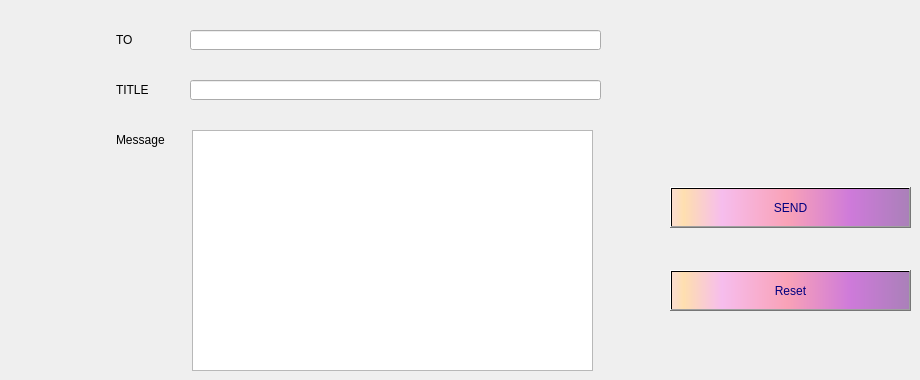
          <widget class="QWidget" name="tab_16">
           <attribute name="title">
            <string>Send mail</string>
           </attribute>
           <widget class="QPlainTextEdit" name="msg_3">
            <property name="geometry">
             <rect>
              <x>192</x>
              <y>130</y>
              <width>401</width>
              <height>241</height>
             </rect>
            </property>
            <property name="styleSheet">
             <string notr="true">QTableView {
padding: 1px;
border-style: solid;
border: 2px solid gray;
border-radius: 8px;
background-color: rgb(141, 70, 176);
border:2px solid #fff;
}</string>
            </property>
           </widget>
           <widget class="QPushButton" name="send_mail_3">
            <property name="geometry">
             <rect>
              <x>670</x>
              <y>187</y>
              <width>241</width>
              <height>41</height>
             </rect>
            </property>
            <property name="styleSheet">
             <string notr="true">background-color: qlineargradient(spread:pad, x1:1, y1:0, x2:1, y2:0, stop:0.919598 rgba(255, 0, 111, 255), stop:0.98 rgba(0, 0, 0, 255), stop:1 rgba(235, 148, 61, 255));
color: rgb(0, 0, 127);
background-color: qlineargradient(spread:pad, x1:0, y1:0, x2:1, y2:0, stop:0.0100503 rgba(252, 222, 204, 255), stop:0.0502513 rgba(254, 223, 175, 255), stop:0.211055 rgba(246, 189, 237, 255), stop:0.487437 rgba(249, 162, 183, 255), stop:0.753769 rgba(206, 122, 218, 255), stop:1 rgba(170, 128, 185, 255));</string>
            </property>
            <property name="text">
             <string>SEND</string>
            </property>
            <property name="icon">
             <iconset resource="img.qrc">
              <normaloff>:/send.png</normaloff>:/send.png</iconset>
            </property>
            <property name="iconSize">
             <size>
              <width>30</width>
              <height>50</height>
             </size>
            </property>
           </widget>
           <widget class="QLabel" name="label_55">
            <property name="geometry">
             <rect>
              <x>116</x>
              <y>30</y>
              <width>61</width>
              <height>20</height>
             </rect>
            </property>
            <property name="text">
             <string>TO</string>
            </property>
           </widget>
           <widget class="QLabel" name="label_56">
            <property name="geometry">
             <rect>
              <x>116</x>
              <y>80</y>
              <width>61</width>
              <height>20</height>
             </rect>
            </property>
            <property name="text">
             <string>TITLE</string>
            </property>
           </widget>
           <widget class="QLabel" name="label_57">
            <property name="geometry">
             <rect>
              <x>116</x>
              <y>130</y>
              <width>61</width>
              <height>20</height>
             </rect>
            </property>
            <property name="text">
             <string>Message</string>
            </property>
           </widget>
           <widget class="QLineEdit" name="rcpt_3">
            <property name="geometry">
             <rect>
              <x>190</x>
              <y>30</y>
              <width>411</width>
              <height>20</height>
             </rect>
            </property>
            <property name="styleSheet">
             <string notr="true">alternate-background-color: rgb(255, 169, 237);</string>
            </property>
           </widget>
           <widget class="QLineEdit" name="subject_3">
            <property name="geometry">
             <rect>
              <x>190</x>
              <y>80</y>
              <width>411</width>
              <height>20</height>
             </rect>
            </property>
           </widget>
           <widget class="QPushButton" name="reset_4">
            <property name="geometry">
             <rect>
              <x>670</x>
              <y>270</y>
              <width>241</width>
              <height>41</height>
             </rect>
            </property>
            <property name="styleSheet">
             <string notr="true">background-color: qlineargradient(spread:pad, x1:1, y1:0, x2:1, y2:0, stop:0.919598 rgba(255, 0, 111, 255), stop:0.98 rgba(0, 0, 0, 255), stop:1 rgba(235, 148, 61, 255));
color: rgb(0, 0, 127);
background-color: qlineargradient(spread:pad, x1:0, y1:0, x2:1, y2:0, stop:0.0100503 rgba(252, 222, 204, 255), stop:0.0502513 rgba(254, 223, 175, 255), stop:0.211055 rgba(246, 189, 237, 255), stop:0.487437 rgba(249, 162, 183, 255), stop:0.753769 rgba(206, 122, 218, 255), stop:1 rgba(170, 128, 185, 255));</string>
            </property>
            <property name="text">
             <string>Reset</string>
            </property>
            <property name="icon">
             <iconset resource="img.qrc">
              <normaloff>:/reset.png</normaloff>:/reset.png</iconset>
            </property>
            <property name="iconSize">
             <size>
              <width>30</width>
              <height>50</height>
             </size>
            </property>
           </widget>
          </widget>
